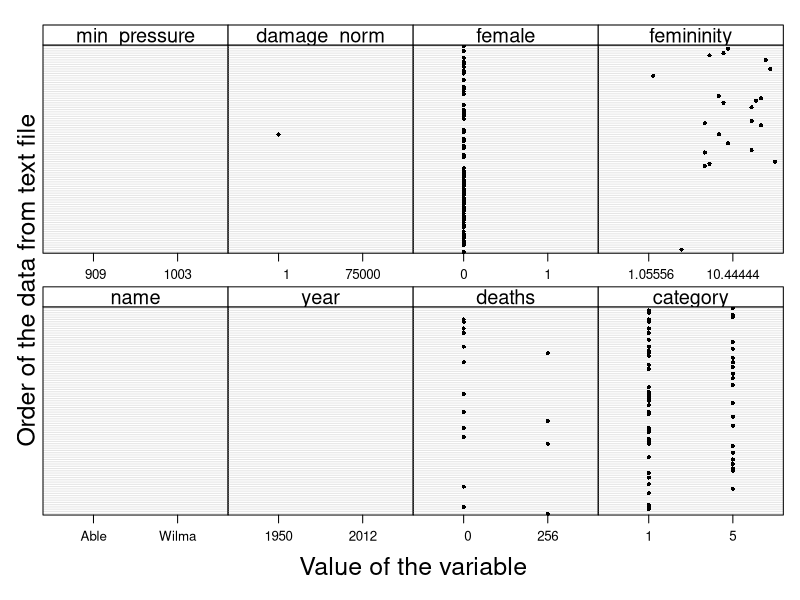

Source code (R):
# setwd("C:\\Users\\kswad\\OneDrive\\?f?X?N?g?b?v\\?Z?p?͋???_???v????\\51_???̓X?N???v?g\\z_for_demo_uncompleted\\hurricanes")
setwd("/home/kswada/kw/R_statistical_analysis_by_data/hurricanes")

packages <- c("dplyr")

purrr::walk(packages, library, character.only = TRUE, warn.conflicts = FALSE)



# ------------------------------------------------------------------------------
# data:  Hurricanes
# ------------------------------------------------------------------------------

# data("Hurricanes", package = "rethinking")

data <- read.csv(file = "Hurricanes.txt", header = T, sep = "\t")


dim(data)


str(data)



car::some(data)




# ------------------------------------------------------------------------------
# Data exploration:  multi-panel Cleveland dotplot
# ------------------------------------------------------------------------------


library(lattice)


Mydotplot <- function(DataSelected){
  
  P <- dotplot(as.matrix(as.matrix(DataSelected)), groups=FALSE,
               strip = strip.custom(bg = 'white', par.strip.text = list(cex = 1.2)),
               scales = list(x = list(relation = "free", draw = TRUE), y = list(relation = "free", draw = FALSE)),
               col = 1, cex  = 0.5, pch = 16,
               xlab = list(label = "Value of the variable", cex = 1.5),
               ylab = list(label = "Order of the data from text file", cex = 1.5))
  
  print(P)  
}




# ----------
graphics.off()


MyVar1 <- colnames(data)


Mydotplot(as.matrix(data[,MyVar1]))



